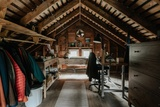
#> input picture Python Code/Assignments/guassian_blur/data/input/input-3.jpg, 160 x 107 px, shrunk from 640 x 427 before the run; its folder holds 4 pictures in this run
$ python gaussian_blur_example.py
#> lines starting #> are read from the running program, lines starting #| are printed output that depends on the picture
### Python Code/Assignments/guassian_blur/FilterApplication/FilterApp.py
from PIL import Image, ImageFilter
from Blur.Blur import Gaussian_blur
import numpy as np
import cv2
import matplotlib.pyplot as plt
import math
import os

class FilterApp:

    def __init__(self):
        self.gb = Gaussian_blur()
        self.images = []
        self.names = []

    def matrix_to_image(self,image_matrix):
        shape = image_matrix.shape
        if len(shape) == 2:
            image = Image.fromarray(image_matrix)
            image = image.convert('L')
        if len(shape) == 3:
            image = Image.fromarray(image_matrix, mode="RGB")
            image = image.convert('RGB')
        return image

    def add_sigma_images(self,sigmas):
        for i in sigmas:
            out_path = self.output_location + '-'.join([str(i),"sigma","color" if self.color else "",self.image_name])
            if not os.path.exists(out_path):
                with Image.open(self.input_location+self.image_name) as input_image:
                    image = input_image.convert('RGB') if self.color else input_image.convert("L")
                    self.matrix_to_image(self.gb.blur(image, i, color=self.color)).save(out_path)
            self.images.append(plt.imread(out_path))
            self.names.append(f"Image with sigma value {i}")

    def add_edge_images(self):
        paths = ["vertical_edge", "horizontal_edge"]
        for i,edge_name in enumerate(paths):
            out_path = self.output_location + edge_name + ("-color-" if self.color else "-") + self.image_name
            if not os.path.exists(out_path):
                with Image.open(self.input_location+self.image_name) as input_image:
                    image = input_image.convert('RGB') if self.color else input_image.convert("L")
                    self.matrix_to_image(self.gb.edge(image, edge=i, color=self.color)).save(out_path)
            self.images.append(plt.imread(out_path))
            self.names.append(f"{edge_name} Filter")

    def add_laplacian(self):
        out_path = self.output_location + "laplacian" + ("-color-" if self.color else "-") + self.image_name
        if not os.path.exists(out_path):
            with Image.open(self.input_location+self.image_name) as input_image:
                image = input_image.convert('RGB') if self.color else input_image.convert("L")
                self.matrix_to_image(self.gb.laplacian(image,color=self.color)).save(out_path)
        self.images.append(plt.imread(out_path))
        self.names.append("Laplacian Filter")

    def edge_detection(self):
        out_path = self.output_location + "canny" + ("-color-" if self.color else "-") + self.image_name
        if not os.path.exists(out_path):
            with Image.open(self.input_location + self.image_name) as input_image:
                image = np.array(input_image.convert('RGB') if self.color else input_image.convert("L"))
                edges = self.gb.canny(image,self.color)
                edge_image = self.matrix_to_image(edges)
                edge_image.save(out_path)
        self.images.append(plt.imread(out_path))
        self.names.append("Canny Edge Detection")

    def edge_detection_1(self):
        out_path = self.output_location + "canny_default" + ("-color-" if self.color else "-") + self.image_name
        if not os.path.exists(out_path):
            with Image.open(self.input_location + self.image_name) as input_image:
                image = np.array(input_image.convert('RGB') if self.color else input_image.convert("L"))
                edges = cv2.Canny(image, threshold1=100, threshold2=200)
                edge_image = self.matrix_to_image(edges)
                edge_image.save(out_path)
        self.images.append(plt.imread(out_path))
        self.names.append("CV2 Canny Edge Detection")


    def start(self,image_name,input_location,output_location,sigmas=[],edge=False,color=True):
        self.image_name = image_name
        self.input_location = input_location
        self.output_location = output_location
        self.color = color
        self.images.append(plt.imread(input_location+self.image_name))
        self.names.append("Original image")

        if len(sigmas)>0:
            self.add_sigma_images(sigmas)
        if edge:
            self.add_edge_images()
            self.add_laplacian()
            self.edge_detection()
            self.edge_detection_1()

    def plot(self):
        n = len(self.images)
        w = math.ceil(math.sqrt(n))

        plt.figure(figsize=(25,25))

        for i in range(len(self.images)):
            plt.subplot(math.ceil(n/w),w,i+1)
            plt.imshow(self.images[i],cmap='gray')
            plt.axis('off')
            plt.title(self.names[i])
        plt.show()

### Python Code/Assignments/guassian_blur/Blur/Blur.py
import numpy as np

class Gaussian_blur:

    def add_padding(self, matrix, *args):
        arr = []
        for i in args:
            arr.append((i,))
        return np.pad(matrix, arr, mode='constant')

    def apply_filter(self, image_matrix, gf, channel=3):
        h1, w1 = image_matrix.shape[0], image_matrix.shape[1]
        h2, w2 = gf.shape[0], gf.shape[1]
        if channel==3:
            image_matrix = self.add_padding(image_matrix, h2//2, w2//2,0)
        else:
            image_matrix = np.stack([self.add_padding(image_matrix, h2//2, w2//2)],-1)

        new_image_matrix = np.zeros((h1, w1, channel), dtype=np.uint8)
        for d in range(channel):
            for i in range(h1):
                for j in range(w1):
                    temp = np.sum(image_matrix[i:i+h2, j:j+w2, d] * gf[:,:,d])
                    new_image_matrix[i, j, d] = temp
        if channel == 1:
            new_image_matrix = new_image_matrix[:,:,0]
        return new_image_matrix
    def gaussian_kernal(self, size, sigma=-1):
        func = lambda x, y : (1/(2*np.pi*sigma**2)) * np.exp(-((x-(size-1)/2)**2 + (y-(size-1)/2)**2) / (2*sigma**2))
        kernal = [[0 for _ in range(size)] for _ in range(size)]
        for i in range(size):
            for j in range(size):
                kernal[i][j] = func(i, j)
        kernal /= np.sum(kernal)
        return kernal

    def blur(self, image, sigma=-1, color=False):
        gf = self.gaussian_kernal(2*int(np.ceil(3*sigma))+1)
        return self.apply_filter(np.array(image), np.stack([gf]*3,-1), channel=3 if color else 1)

    def edge(self, image, edge, color=False):
        if not isinstance(image, np.ndarray):
            image_matrix = np.array(image)
        else:
            image_matrix = image
        if edge==0:
            fil = [[1,0,-1],[2,0,-2],[1,0,-1]]
            return self.apply_filter(image_matrix, np.stack([fil]*3,-1), channel=3 if color else 1)
        elif edge==1:
            fil = [[1,2,1],[0,0,0],[-1,-2,-1]]
            return self.apply_filter(image_matrix, np.stack([fil]*3,-1), channel=3 if color else 1)
        else:
            fil = [[1,0,-1],[2,0,-2],[1,0,-1]]
            matrix = self.apply_filter(image_matrix, np.stack([fil]*3,-1), channel=3 if color else 1)
            fil = [[1,2,1],[0,0,0],[-1,-2,-1]]
            return self.apply_filter(matrix, np.stack([fil]*3,-1), channel=3 if color else 1)

    def laplacian(self, image, color):
        image_matrix = np.array(image)
        fil = [[0,-1,0],[-1,4,-1],[0,-1,0]]
        return self.apply_filter(image_matrix, np.stack([fil]*3,-1), channel=3 if color else 1)

    def canny(self, image, color):
        image_1 = self.blur(image,3,color=color)
        image_x = self.edge(image_1,0,color=color)
        image_y = self.edge(image_1,1,color=color)
        gradient = np.hypot(image_x,image_y)
        return ((gradient / gradient.max()) * 255).astype(np.uint8)


### Python Code/Assignments/guassian_blur/gaussian_blur_example.py
from FilterApplication import FilterApp
import time
import os

fl = FilterApp()

start_time = time.time()

input_images, output_images = "data/input/", "data/output/"

image_files = os.listdir(input_images)
for i, image_file in enumerate(image_files):
    print(f"{i} : {image_file}")
index = int(input("Enter a index of image :"))
#> the answer given: 3
image_name = image_files[index]
print(image_name)

color = bool(input("Do you want color images [y/n]:")=='y')
#> the answer given: y
gaussian = bool(input("Do you want gaussian images [y/n]:")=='y')
#> the answer given: y
edge = bool(input("Do you want edge images [y/n]:")=='y')
#> the answer given: y
sigmas = [1,2]

fl.start(image_name,input_images,output_images,sigmas=sigmas if gaussian else [],edge=edge,color=color)
#> in add_sigma_images, input_image is the input picture: PIL image 160x107 RGB; mean R, G, B 67.4, 55.1, 43.7
#> in matrix_to_image, `shape = image_matrix.shape`: shape = (107, 160, 3)
#> after the loop in apply_filter (call 5), `for d in range(channel):`:
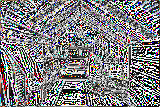
#> new_image_matrix: shape (107, 160, 3); mean of channels 0, 1, 2 128.3, 127, 129.1; drawn as R, G, B
#> in add_padding (call 6), `return np.pad(matrix, arr, mode='constant')`:
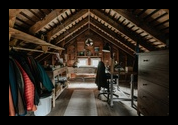
#> returned value: shape (125, 178, 3); mean of channels 0, 1, 2 51.9, 42.4, 33.6; drawn as R, G, B
#> after the loop in apply_filter (call 7), `for d in range(channel):`:
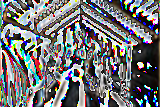
#> new_image_matrix: shape (107, 160, 3); mean of channels 0, 1, 2 115, 115.1, 117.2; drawn as R, G, B
#> after the loop in apply_filter (call 8), `for d in range(channel):`:
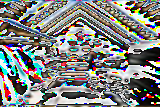
#> new_image_matrix: shape (107, 160, 3); mean of channels 0, 1, 2 129.1, 130.6, 128.6; drawn as R, G, B
#> in canny, `gradient = np.hypot(image_x,image_y)`:
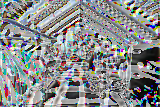
#> gradient: shape (107, 160, 3) float16; mean of channels 0, 1, 2 194.5, 197.1, 198; drawn with min black and max white
#> in edge_detection_1, `edges = cv2.Canny(image, threshold1=100, threshold2=200)`:
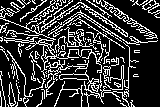
#> edges: shape (107, 160); 22.1% white in thin lines or dots
end_time = time.time()
fl.plot()
#> in plot, `n = len(self.images)`: n = 8
#> in plot, `w = math.ceil(math.sqrt(n))`: w = 3
#> the loop in plot, `for i in range(len(self.images)):` made 8 passes
#> in plot, `plt.show()`:
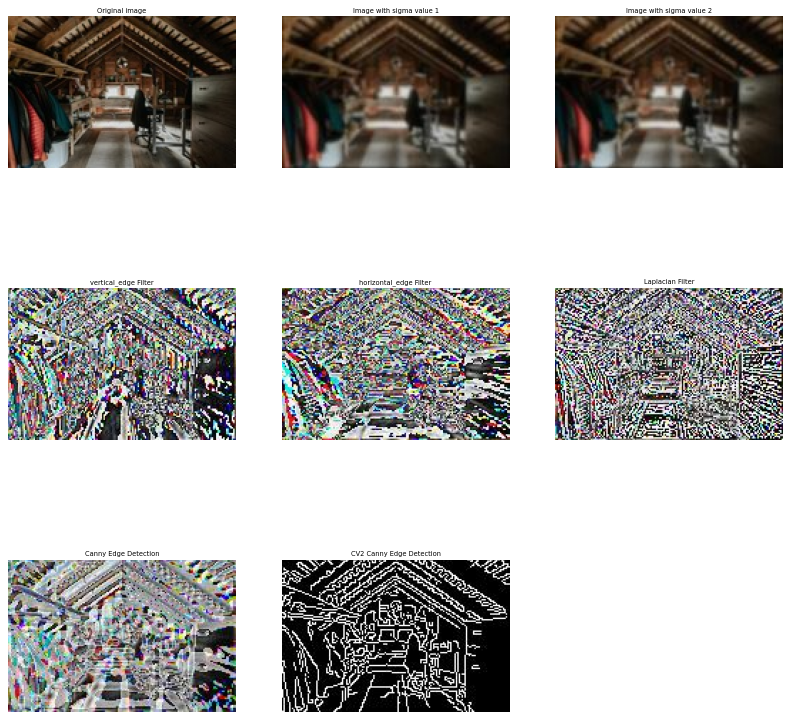
#> figure drawn by matplotlib, 8 panels
print("Total Time Taken :",end_time-start_time)
